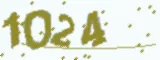
#> input picture day10/captcha4.png, 160 x 60 px
$ python demo3.py
#> lines starting #> are read from the running program, lines starting #| are printed output that depends on the picture
try:
    from PIL import Image
except ImportError:
    import Image
import pytesseract

img = Image.open("captcha4.png")
#> img is the input picture: PIL image 160x60 RGB; mean R, G, B 224.1, 227.9, 209.1

def convert_img(img,threshold):
#> called with threshold = 150
    img = img.convert("L")  # 处理灰度
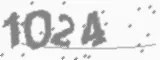
#> img: PIL image 160x60 L; min 118, max 255, mean 224.7
    pixels = img.load()
    for x in range(img.width):
        for y in range(img.height):
            if pixels[x, y] > threshold:
                pixels[x, y] = 255
            else:
                pixels[x, y] = 0
    return img

def delete_spot():
    data = img.getdata()
    w, h = img.size
    count = 0
    for x in range(1, h - 1):
        for y in range(1, h - 1):
            # 找出各个像素方向
            mid_pixel = data[w * y + x]
            if mid_pixel == 0:
                top_pixel = data[w * (y - 1) + x]
                left_pixel = data[w * y + (x - 1)]
                down_pixel = data[w * (y + 1) + x]
                right_pixel = data[w * y + (x + 1)]

                if top_pixel == 0:
                    count += 1
                if left_pixel == 0:
                    count += 1
                if down_pixel == 0:
                    count += 1
                if right_pixel == 0:
                    count += 1
                if count > 4:
                    img.putpixel((x, y), 0)
    return img

#> (the run stopped early here; a loop or call above may not have finished)

$ run again, with day10/captcha3.png copied over day10/captcha4.png
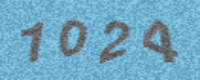
#> input picture day10/captcha3.png, 200 x 80 px
#> img is the input picture: PIL image 200x80 RGB; mean R, G, B 112.5, 168.7, 194.7
#> in convert_img, `img = img.convert("L")`:
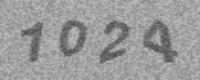
#> img: PIL image 200x80 L; min 78, max 189, mean 154.9
